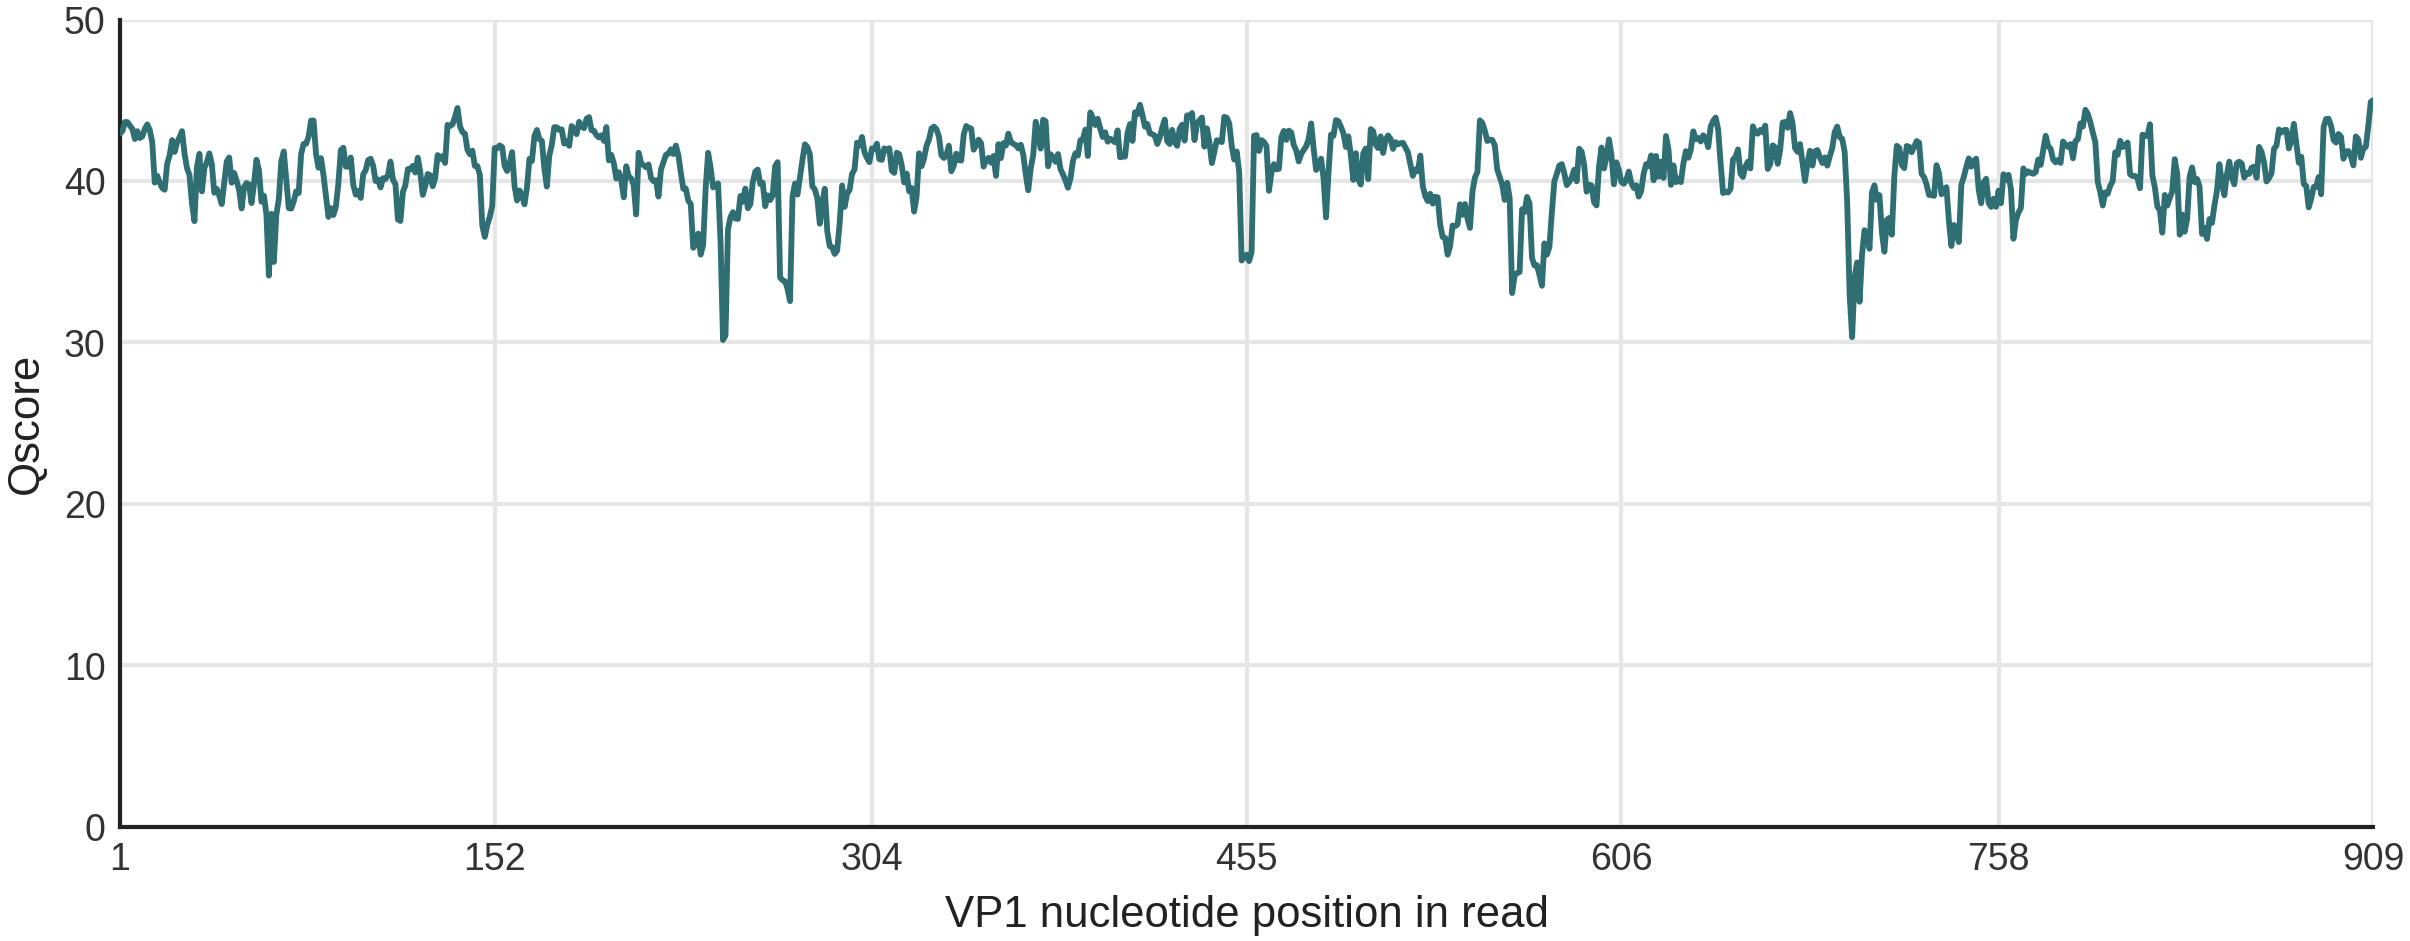

This chart was generated by the following Python code:
"""
Figure S2 - mean quality score along the VP1 gene.

One point per VP1 nucleotide position, giving the mean Phred quality score of
the base calls covering it across every retained amino acid haplotype.

Run:      python figureS2.py
Data:     position_qscores.csv
Output:   figureS2.pdf, .svg and .png
Requires: python >= 3.9, matplotlib, pandas
"""
import os
import sys
import numpy as np
import pandas as pd
import matplotlib
matplotlib.use('Agg')
import matplotlib.pyplot as plt

HERE = os.path.dirname(os.path.abspath(__file__))

DATA = 'position_qscores.csv'
STEM = 'figureS2'
FORMATS = ('pdf', 'svg', 'png')
PNG_DPI = 300
FONT = ['Arial', 'Helvetica', 'Liberation Sans', 'DejaVu Sans']

C_LINE = '#2f6f73'                 # the mean trace
C_GRID = '#e6e6e6'
C_AXIS = '#222222'
C_TEXT = '#333333'
LINE_WIDTH = 1.4

YLIM, YSTEP = (0, 50), 10
N_XTICKS = 7                       # evenly spaced, first and last included
FIG_W, FIG_H = 8.3, 3.4
FS_TICK, FS_LAB = 9.0, 10.5

XLABEL = 'VP1 nucleotide position in read'
YLABEL = 'Qscore'

plt.rcParams.update({'font.family': 'sans-serif', 'font.sans-serif': FONT,
                     'pdf.fonttype': 42, 'ps.fonttype': 42,
                     'svg.fonttype': 'none', 'axes.linewidth': 1.0})


def main():
    path = os.path.join(HERE, DATA)
    if not os.path.exists(path):
        sys.exit('%s not found next to the script' % DATA)
    d = pd.read_csv(path).sort_values('vp1_nt_position')
    x = d['vp1_nt_position'].to_numpy()
    y = d['mean_qscore'].to_numpy()

    ticks = np.unique(np.rint(np.linspace(x.min(), x.max(), N_XTICKS)).astype(int))
    fig, ax = plt.subplots(figsize=(FIG_W, FIG_H))
    for t in ticks:
        ax.axvline(t, color=C_GRID, lw=1.0, zorder=0)
    for t in range(YLIM[0], YLIM[1] + 1, YSTEP):
        ax.axhline(t, color=C_GRID, lw=1.0, zorder=0)

    ax.plot(x, y, color=C_LINE, lw=LINE_WIDTH, solid_joinstyle='round',
            solid_capstyle='round', zorder=3)

    ax.set_xlim(x.min(), x.max())
    ax.set_ylim(*YLIM)
    ax.set_xticks(ticks)
    ax.set_yticks(range(YLIM[0], YLIM[1] + 1, YSTEP))
    ax.set_xlabel(XLABEL, fontsize=FS_LAB, color=C_AXIS)
    ax.set_ylabel(YLABEL, fontsize=FS_LAB, color=C_AXIS)
    ax.tick_params(labelsize=FS_TICK, width=1.0, length=0, colors=C_TEXT)
    for sp in ('top', 'right'):
        ax.spines[sp].set_visible(False)
    for sp in ('left', 'bottom'):
        ax.spines[sp].set_color(C_AXIS)

    fig.tight_layout()
    for f in FORMATS:
        fig.savefig(os.path.join(HERE, '%s.%s' % (STEM, f)), format=f,
                    dpi=PNG_DPI if f == 'png' else None,
                    bbox_inches='tight', pad_inches=0.02)
    plt.close(fig)
    print('positions %d   overall mean Q %.2f   lowest %.2f at position %d'
          % (len(d), y.mean(), y.min(), int(x[y.argmin()])))
    print('written to %s.{%s}' % (STEM, ','.join(FORMATS)))


if __name__ == '__main__':
    main()
